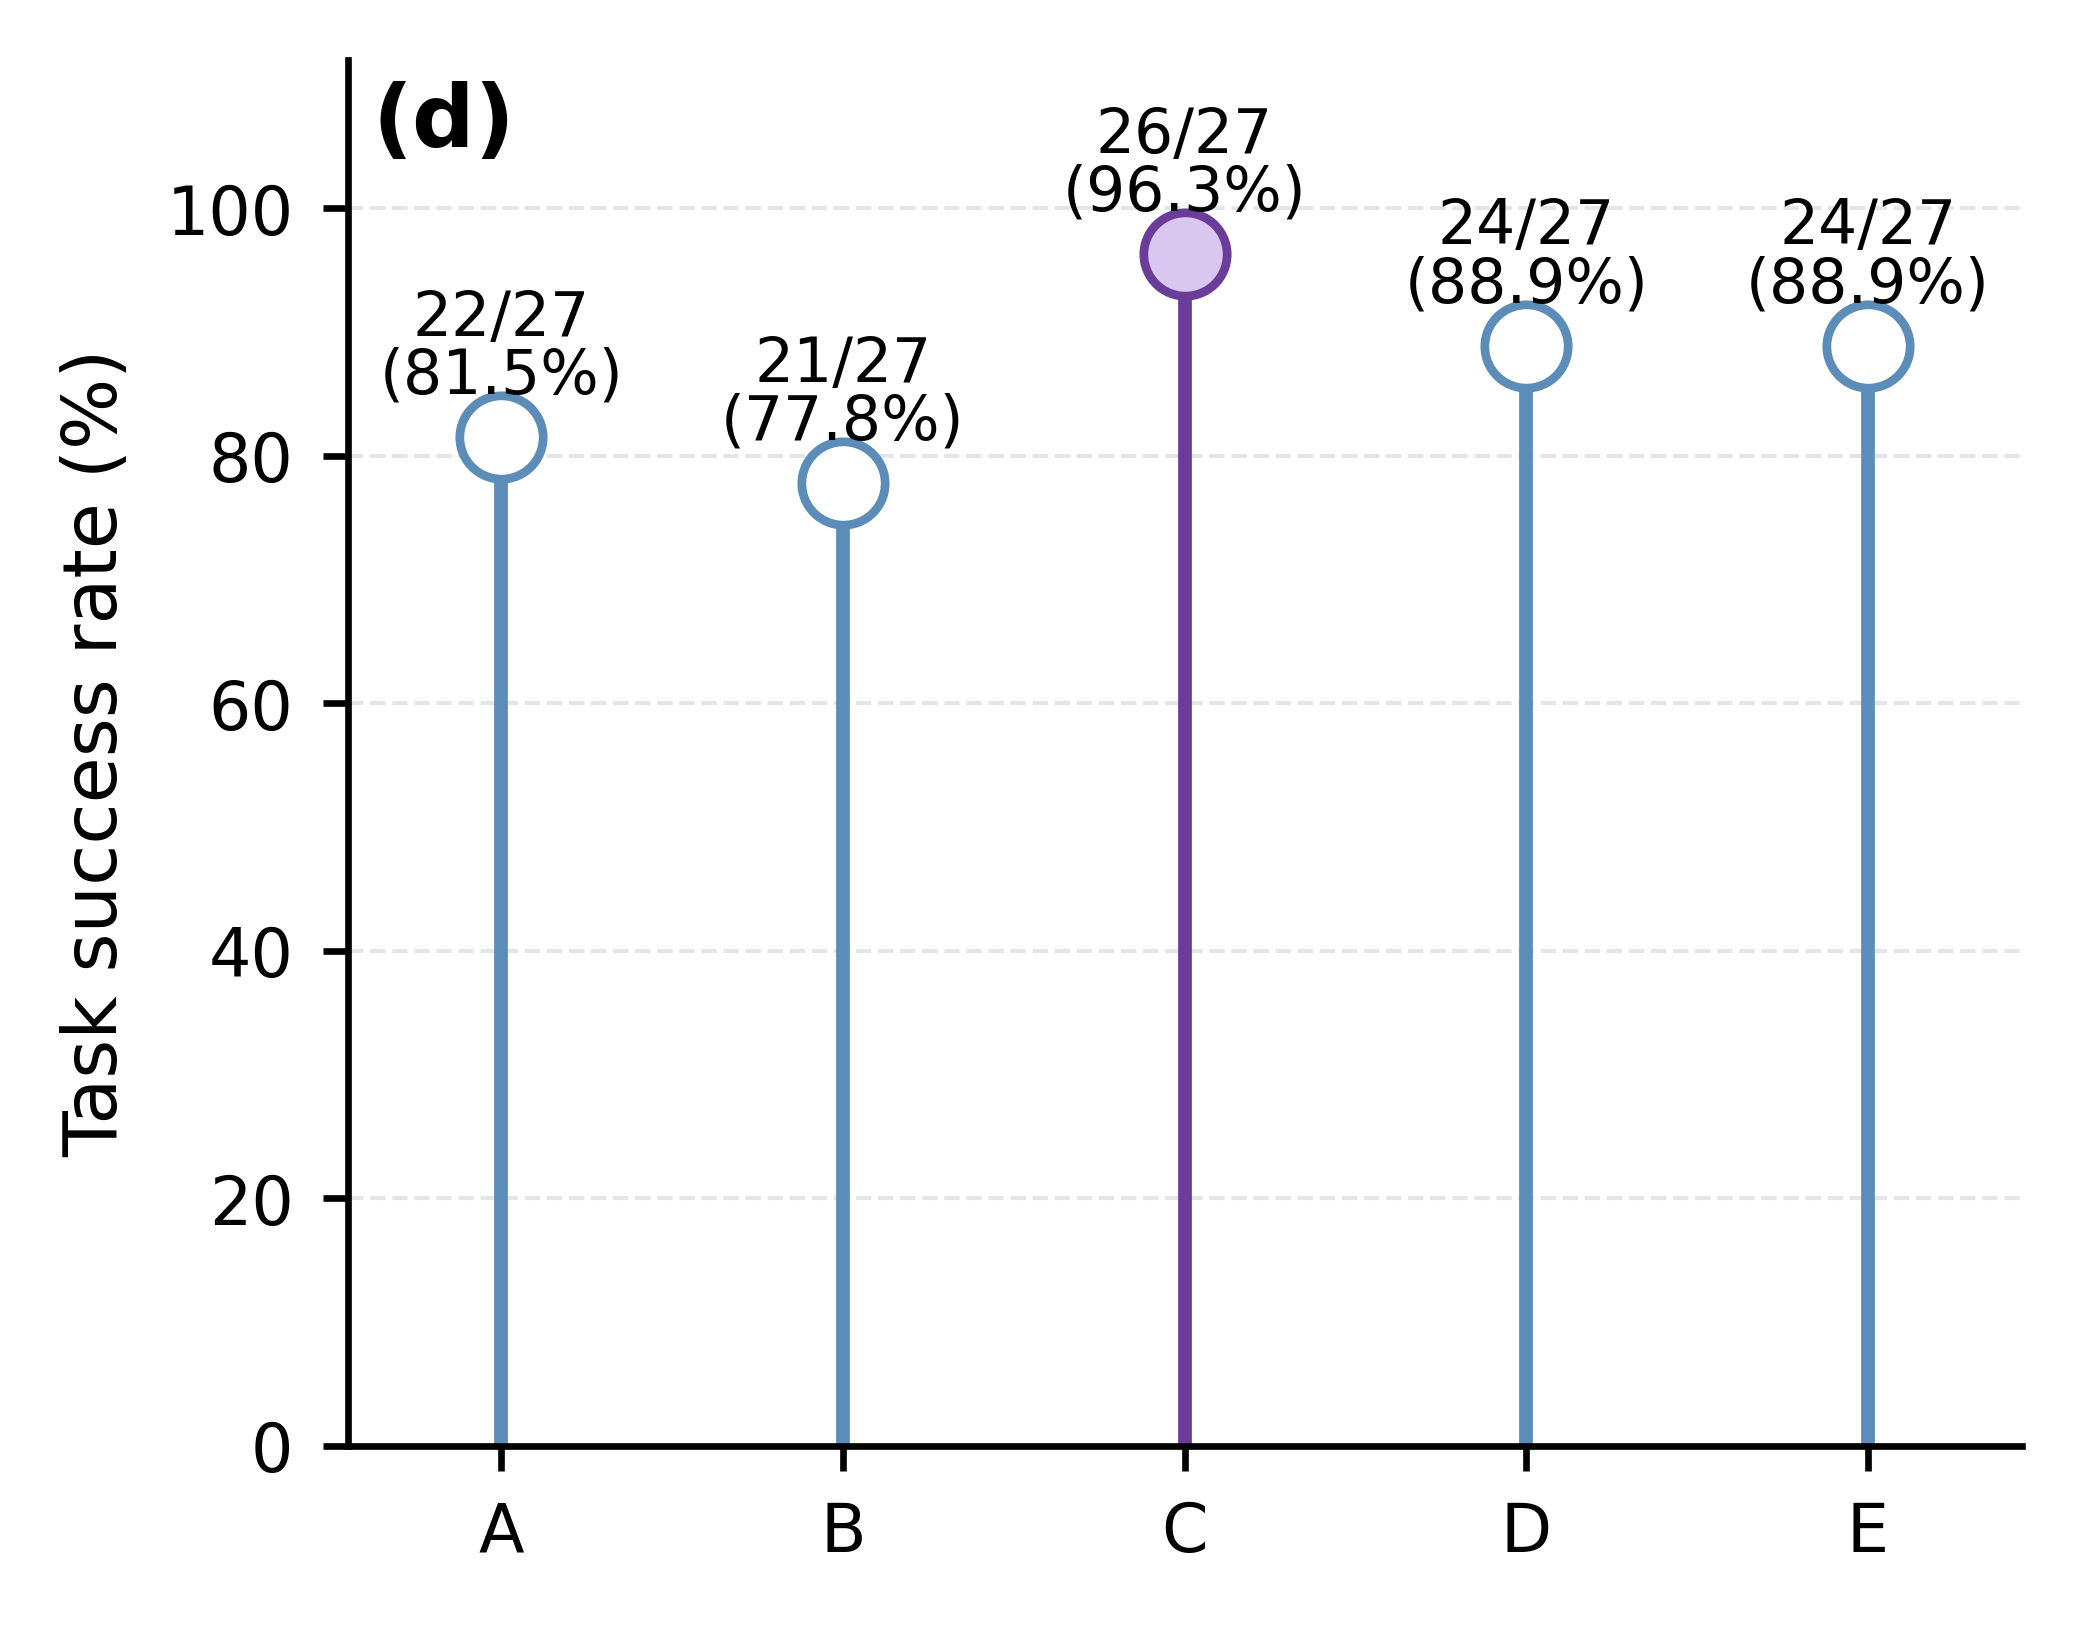

Write Python code to recreate this figure.
from __future__ import annotations

import argparse
from pathlib import Path

import matplotlib.pyplot as plt
import numpy as np

MODE_ORDER = ["A", "B", "C", "D", "E"]
SUCCESS_COUNTS = {"A": 22, "B": 21, "C": 26, "D": 24, "E": 24}
N_ATTEMPTS = 27
BASE_EDGE, METHOD_EDGE, METHOD_FILL = "#5B8DB8", "#6A3D9A", "#D9C7F0"

plt.rcParams.update({"font.family": "sans-serif", "font.sans-serif": ["Arial", "Helvetica", "DejaVu Sans"], "pdf.fonttype": 42, "svg.fonttype": "none"})


def parse_args():
    here = Path(__file__).resolve().parent
    p = argparse.ArgumentParser()
    p.add_argument("--output-dir", type=Path, default=here / "outputs")
    p.add_argument("--dpi", type=int, default=600)
    return p.parse_args()


def format_axes(ax):
    ax.spines["top"].set_visible(False)
    ax.spines["right"].set_visible(False)
    ax.spines["left"].set_linewidth(0.8)
    ax.spines["bottom"].set_linewidth(0.8)
    ax.tick_params(axis="both", labelsize=8, width=0.8, length=3)
    ax.grid(axis="y", linestyle="--", linewidth=0.5, color="#B7B7B7", alpha=0.35)
    ax.set_axisbelow(True)


def main():
    args = parse_args()
    fig, ax = plt.subplots(figsize=(3.6, 3.0))
    xs = np.arange(1, 6)
    rates = np.array([SUCCESS_COUNTS[m] / N_ATTEMPTS * 100 for m in MODE_ORDER])

    for x, mode, rate in zip(xs, MODE_ORDER, rates):
        edge = METHOD_EDGE if mode == "C" else BASE_EDGE
        face = METHOD_FILL if mode == "C" else "white"
        ax.vlines(x, 0, rate, color=edge, linewidth=1.65, zorder=1)
        ax.scatter(x, rate, s=100, facecolors=face, edgecolors=edge, linewidths=1.05, zorder=3)
        ax.text(x, rate + 2.5, f"{SUCCESS_COUNTS[mode]}/{N_ATTEMPTS}\n({rate:.1f}%)",
                ha="center", va="bottom", fontsize=7.4, linespacing=0.95)

    ax.set_xlim(0.55, 5.45)
    ax.set_xticks(xs, MODE_ORDER)
    ax.set_ylabel("Task success rate (%)", fontsize=9)
    ax.set_ylim(0, 112)
    ax.set_yticks([0, 20, 40, 60, 80, 100])
    format_axes(ax)
    ax.text(0.015, 0.985, "(d)", transform=ax.transAxes, ha="left", va="top", fontsize=10.5, fontweight="bold")

    args.output_dir.mkdir(parents=True, exist_ok=True)
    for ext in ("png", "pdf", "svg"):
        kwargs = {"dpi": args.dpi} if ext == "png" else {}
        fig.savefig(args.output_dir / f"Fig5_d_success_rate_final.{ext}", bbox_inches="tight", facecolor="white", **kwargs)
    plt.close(fig)


if __name__ == "__main__":
    main()
